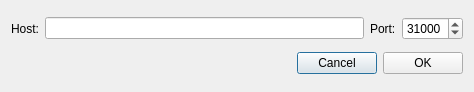
<?xml version="1.0" encoding="UTF-8"?>
<ui version="4.0">
 <class>NewNodeDialog</class>
 <widget class="QDialog" name="NewNodeDialog">
  <property name="windowModality">
   <enum>Qt::ApplicationModal</enum>
  </property>
  <property name="geometry">
   <rect>
    <x>0</x>
    <y>0</y>
    <width>474</width>
    <height>92</height>
   </rect>
  </property>
  <property name="windowTitle">
   <string>New remote node</string>
  </property>
  <layout class="QVBoxLayout" name="verticalLayout">
   <item>
    <layout class="QHBoxLayout" name="horizontalLayout">
     <item>
      <widget class="QLabel" name="label">
       <property name="text">
        <string>Host:</string>
       </property>
      </widget>
     </item>
     <item>
      <widget class="QLineEdit" name="m_hostEdit"/>
     </item>
     <item>
      <widget class="QLabel" name="label_2">
       <property name="text">
        <string>Port:</string>
       </property>
      </widget>
     </item>
     <item>
      <widget class="QSpinBox" name="m_portSpin">
       <property name="minimum">
        <number>1</number>
       </property>
       <property name="maximum">
        <number>65535</number>
       </property>
       <property name="value">
        <number>31000</number>
       </property>
      </widget>
     </item>
    </layout>
   </item>
   <item>
    <layout class="QHBoxLayout" name="horizontalLayout_2">
     <item>
      <spacer name="horizontalSpacer">
       <property name="orientation">
        <enum>Qt::Horizontal</enum>
       </property>
       <property name="sizeHint" stdset="0">
        <size>
         <width>40</width>
         <height>20</height>
        </size>
       </property>
      </spacer>
     </item>
     <item>
      <widget class="QPushButton" name="m_cancelButton">
       <property name="text">
        <string>Cancel</string>
       </property>
      </widget>
     </item>
     <item>
      <widget class="QPushButton" name="m_okButton">
       <property name="text">
        <string>OK</string>
       </property>
      </widget>
     </item>
    </layout>
   </item>
  </layout>
 </widget>
 <resources/>
 <connections>
  <connection>
   <sender>m_okButton</sender>
   <signal>clicked()</signal>
   <receiver>NewNodeDialog</receiver>
   <slot>accept()</slot>
   <hints>
    <hint type="sourcelabel">
     <x>500</x>
     <y>62</y>
    </hint>
    <hint type="destinationlabel">
     <x>276</x>
     <y>44</y>
    </hint>
   </hints>
  </connection>
  <connection>
   <sender>m_cancelButton</sender>
   <signal>clicked()</signal>
   <receiver>NewNodeDialog</receiver>
   <slot>reject()</slot>
   <hints>
    <hint type="sourcelabel">
     <x>417</x>
     <y>62</y>
    </hint>
    <hint type="destinationlabel">
     <x>276</x>
     <y>44</y>
    </hint>
   </hints>
  </connection>
 </connections>
</ui>
